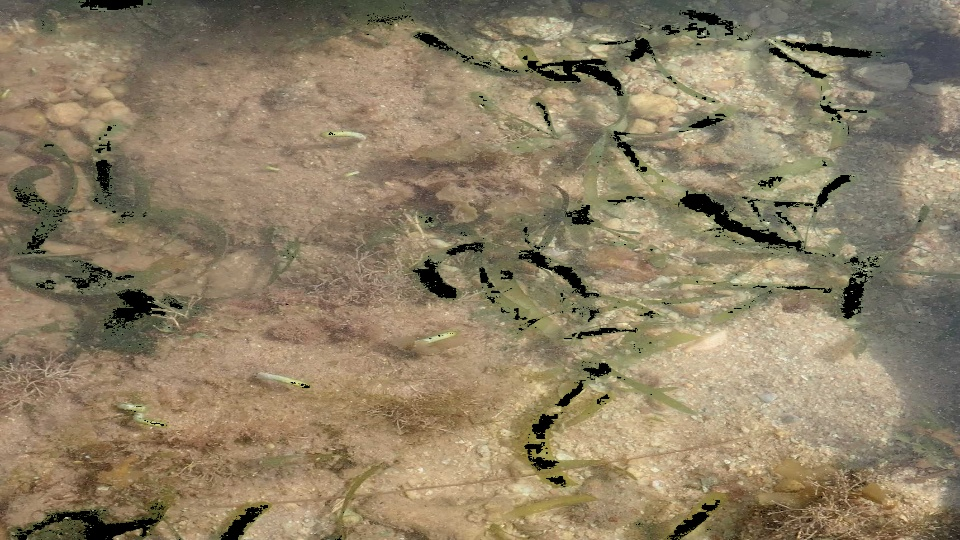
#> input picture seagrass/images/savedImage1(3.46%).jpg, 960 x 540 px
$ python seagrassCounter_v2.py --image 'images/savedImage1(3.46%).jpg'
#> lines starting #> are read from the running program, lines starting #| are printed output that depends on the picture; after the words box and inside, x2 and y2 are one past the last pixel; in counts of white or black regions, pixels touching at a corner belong together
import cv2
import argparse
import os
import sys
import math
import warnings
import numpy as np
import copy

#ignore divide by zero warnings in isSeagrass()
warnings.filterwarnings("ignore")
ap = argparse.ArgumentParser()
ap.add_argument("-i", "--image", required = True, help = "Path to the image")
args = vars(ap.parse_args())

def main():
    seagrassPixels = 0
    #read image as (blue,green,red) values
    img = cv2.imread(args["image"],1)
#> img is the input picture: shape (540, 960, 3); mean B, G, R 101.6, 127.4, 141.5
    blue = img[:,:,0]
    green = img[:,:,1]
    red = img[:,:,2]
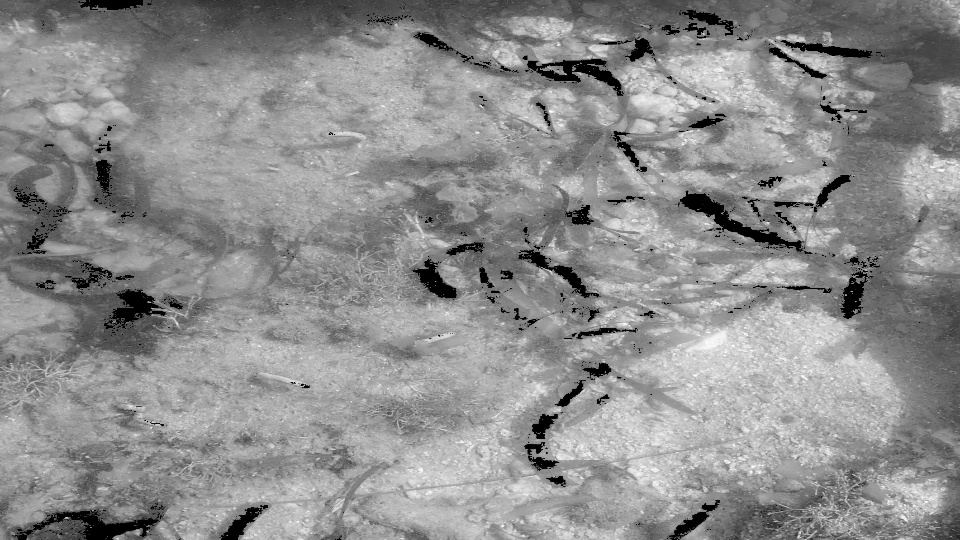
#> red: shape (540, 960); min 0, max 255, mean 141.5
    rgb = blue+red+green
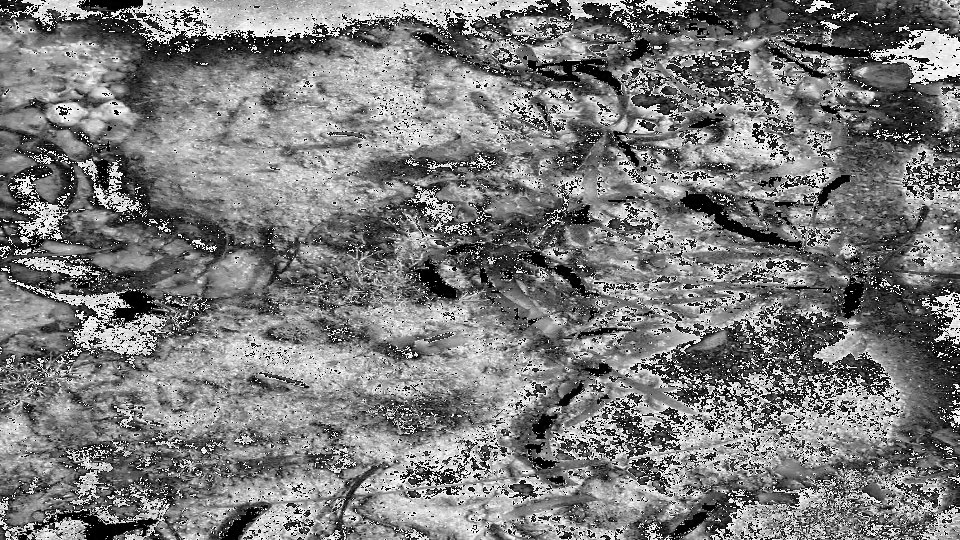
#> rgb: shape (540, 960); min 0, max 255, mean 122.8
    b = blue / rgb
    r = red / rgb
    g = green / rgb
    ExG = 2*g - r -b
    part1 =r**0.667
    part2 = b**0.333
    denominator = part1*part2
    VEG = g/denominator
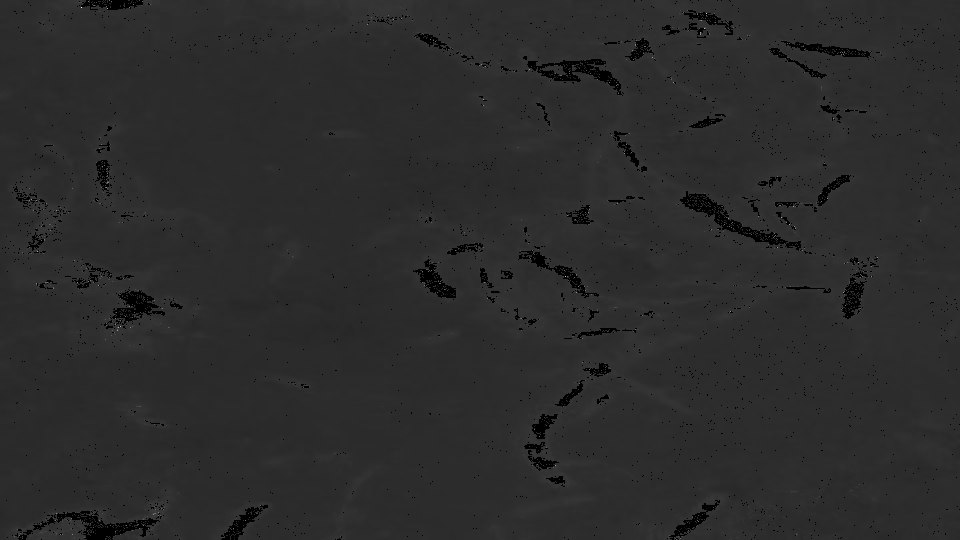
#> VEG: shape (540, 960) float64; 2.93% of the values are NaN or infinite; the others: min 0, max 5.67, mean 1.01; drawn with min black, max white, NaN and infinite black
    CIVE = 0.441*r - 0.881*g + 0.385*b + 18.78745
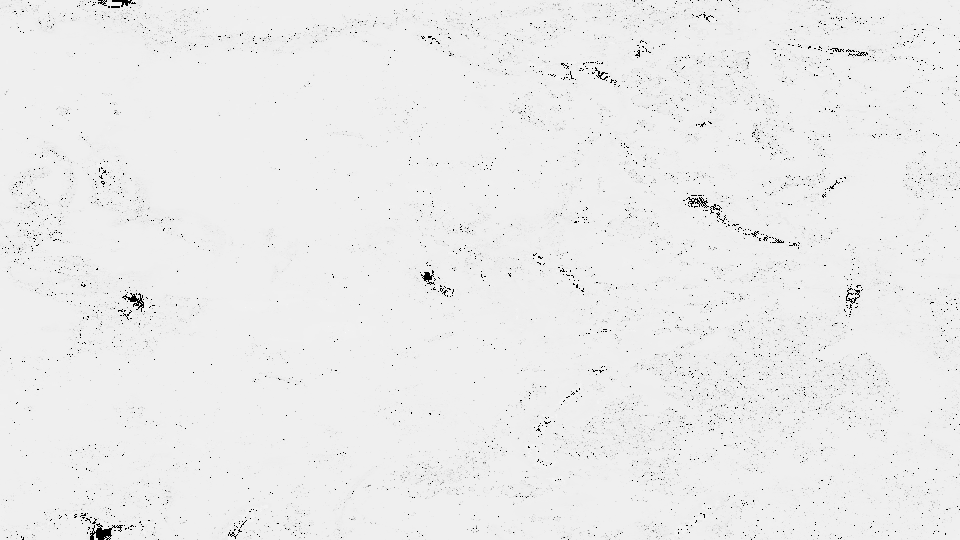
#> CIVE: shape (540, 960) float64; 0.69% of the values are NaN or infinite; the others: min -12.62, max 20.73, mean 18.54; drawn with min black, max white, NaN and infinite black
    COM2 = 0.36*ExG + 0.47*CIVE + 0.17*VEG
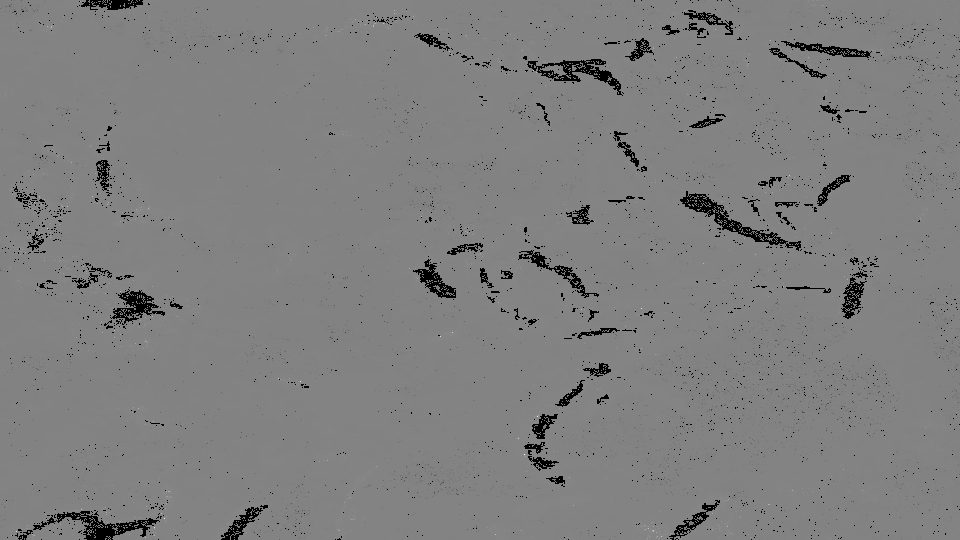
#> COM2: shape (540, 960) float64; 2.93% of the values are NaN or infinite; the others: min 2.47, max 15.14, mean 8.99; drawn with min black, max white, NaN and infinite black
    threshold = COM2 > 9
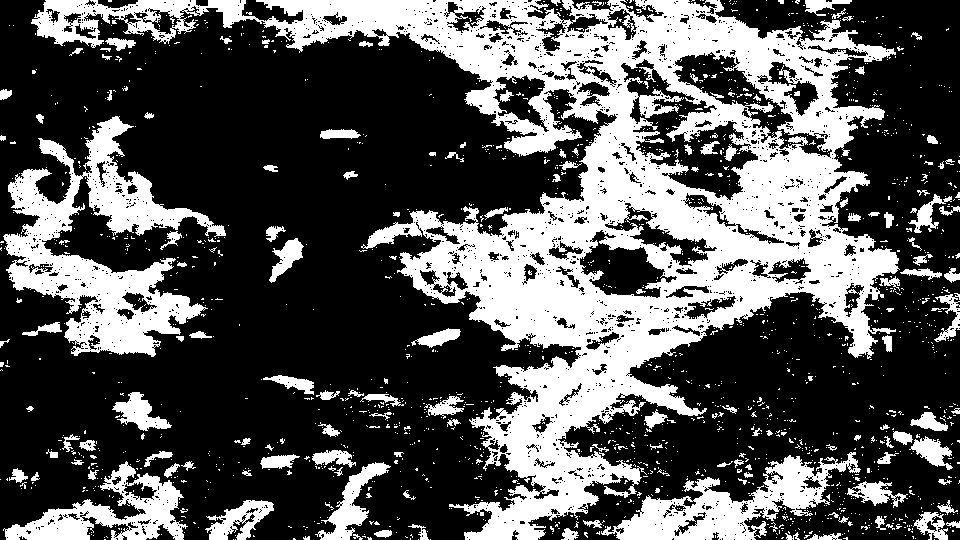
#> threshold: shape (540, 960) bool; 33.8% white; 1741 white regions (1593 under 20 px), largest, box (x1, y1, x2, y2) and area: (31, 0, 900, 540) 118810, (3, 116, 226, 357) 19139, (601, 452, 861, 540) 8314
    retR = red * threshold
    retG = green * threshold
    retB = blue * threshold
    retImage = copy.deepcopy(img)
    retImage[:,:,0] = retB
    retImage[:,:,1] = retG
    retImage[:,:,2] = retR
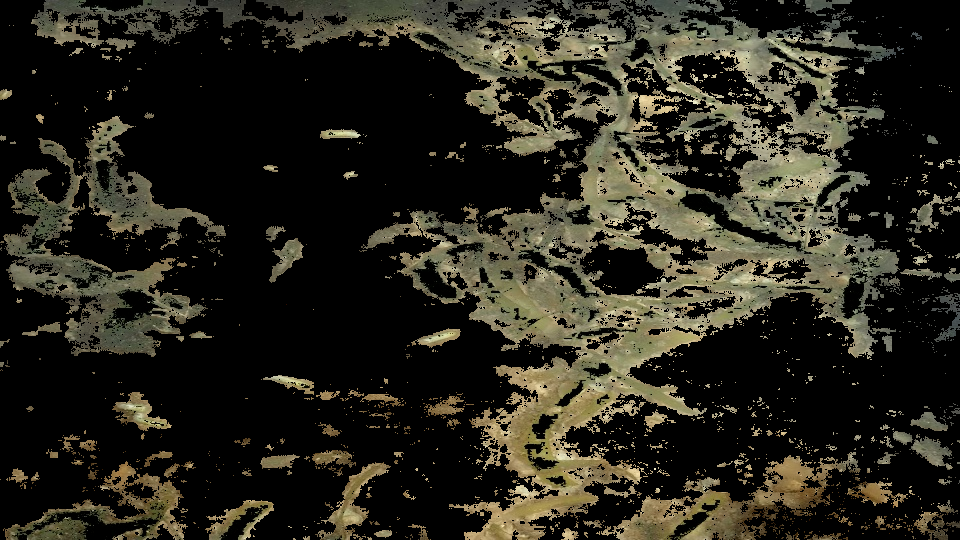
#> retImage: shape (540, 960, 3); mean B, G, R 30, 39.8, 41.9

    pixels = np.sum(threshold)
#> pixels = 175435
    h, w, c = img.shape
#> h = 540; w = 960; c = 3
    totalPixel = h*w
#> totalPixel = 518400
    percentage = round(pixels*100/totalPixel,2)
#> percentage = 33.84
    percentageString = "Percentage of seagrass is "+str(percentage)+"%"
#> percentageString = 'Percentage of seagrass is 33.84%'
    print(percentageString)
#| Percentage of seagrass is 33.84%
    filename = 'savedImage.jpg'
    newsize = 960*540
    scalefactor = int(math.sqrt(totalPixel/newsize))
#> scalefactor = 1
    if totalPixel > 1000000:
        imS = cv2.resize(retImage, (int(w/scalefactor), int(h/scalefactor)))
        cv2.imwrite(filename, imS)
    else:
        cv2.imwrite(filename, retImage)

if __name__ == "__main__":
    main()

$ run again, on seagrass/images/savedImages2(11.41%).jpg
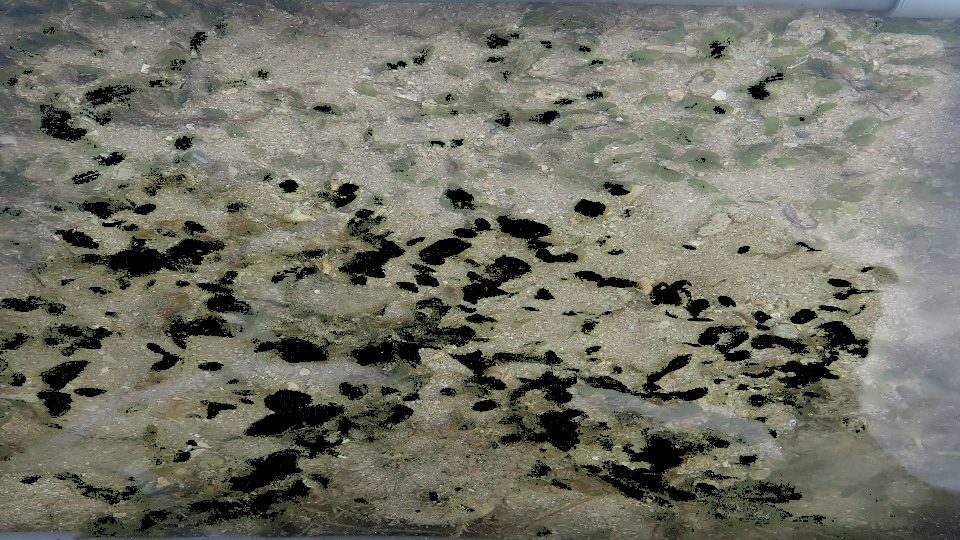
#> input picture seagrass/images/savedImages2(11.41%).jpg, 960 x 540 px
#> in main, img is the input picture: shape (540, 960, 3); mean B, G, R 101.3, 113.6, 112.9
#> in main, `threshold = COM2 > 9`:
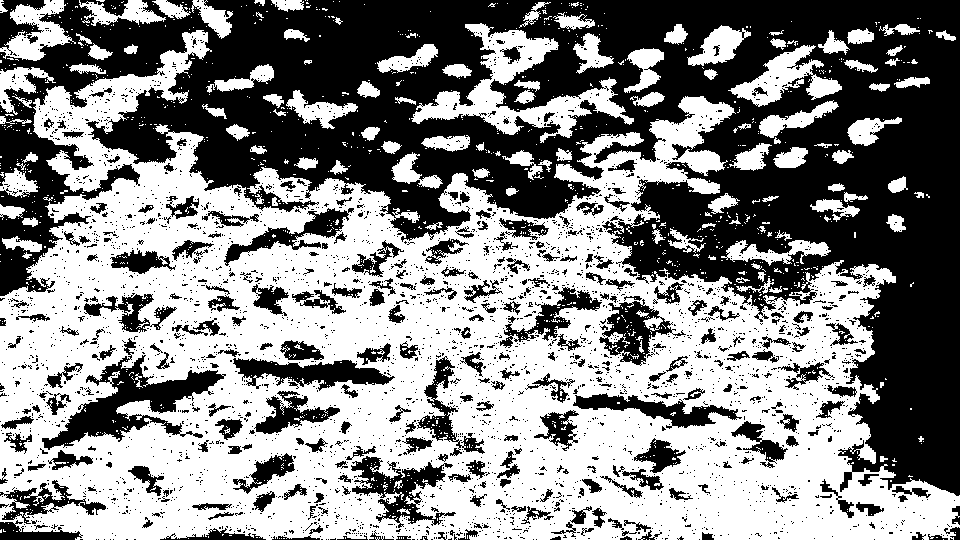
#> threshold: shape (540, 960) bool; 52.8% white; 3422 black regions (3119 under 20 px), largest, box (x1, y1, x2, y2) and area: (0, 0, 960, 496) 179550, (42, 338, 226, 450) 5758, (351, 456, 456, 528) 2734
#> in main, `retImage[:,:,2] = retR`:
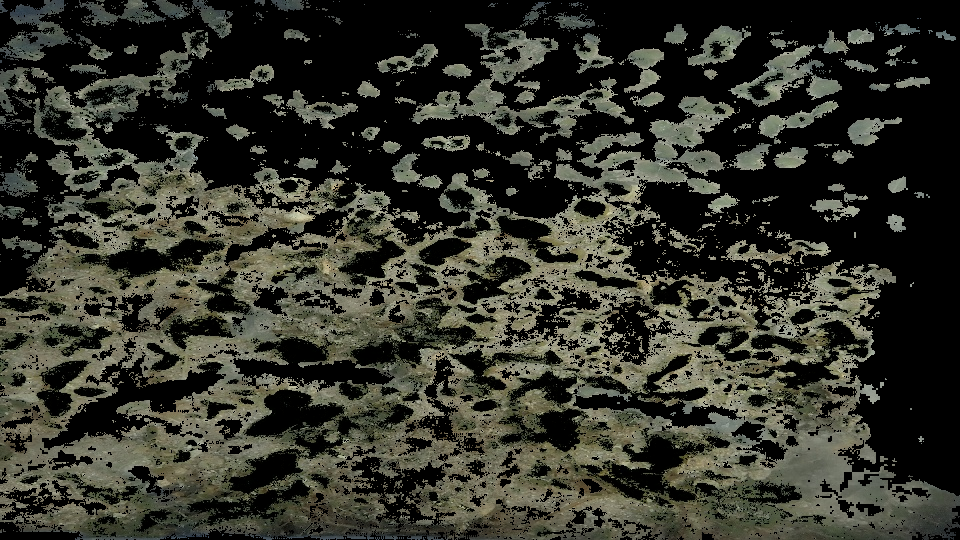
#> retImage: shape (540, 960, 3); mean B, G, R 43.5, 52.5, 51.6
#> pixels = 273673
#> percentage = 52.79
#> percentageString = 'Percentage of seagrass is 52.79%'
#| Percentage of seagrass is 52.79%

$ run again, on seagrass/images/savedImages3(7.14%).jpg
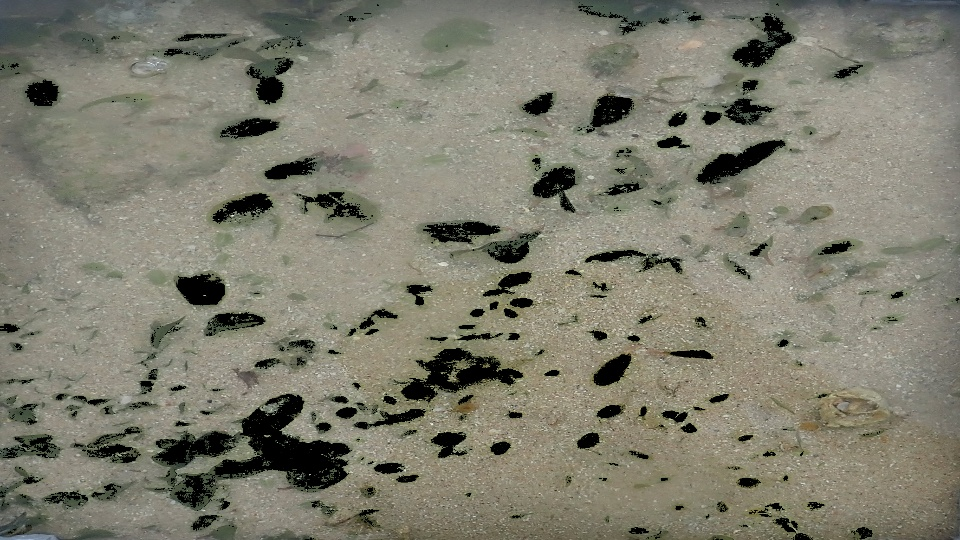
#> input picture seagrass/images/savedImages3(7.14%).jpg, 960 x 540 px
#> in main, img is the input picture: shape (540, 960, 3); mean B, G, R 111.1, 125.5, 126.6
#> in main, `threshold = COM2 > 9`:
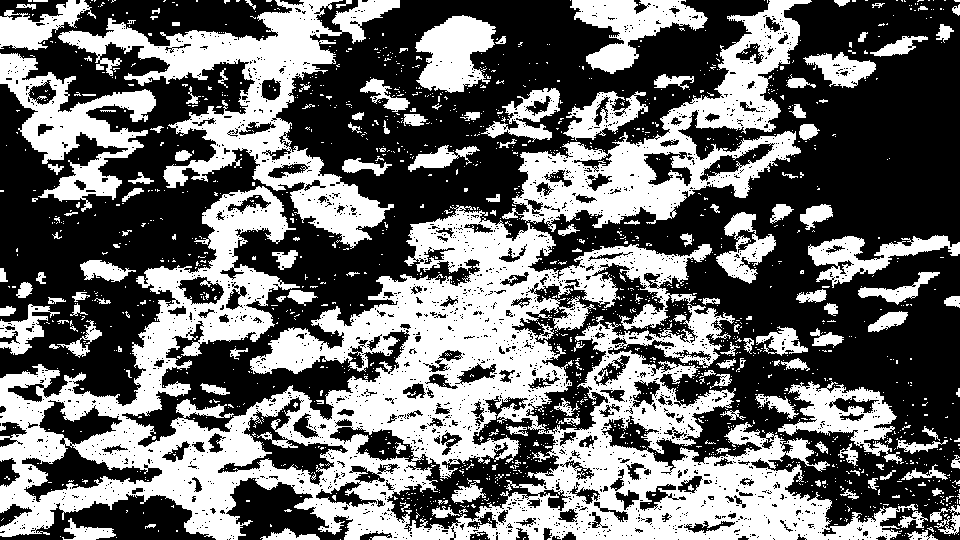
#> threshold: shape (540, 960) bool; 42.3% white; 1725 white regions (1574 under 20 px), largest, box (x1, y1, x2, y2) and area: (0, 186, 918, 540) 119851, (58, 0, 400, 249) 22056, (502, 0, 812, 232) 20053
#> in main, `retImage[:,:,2] = retR`:
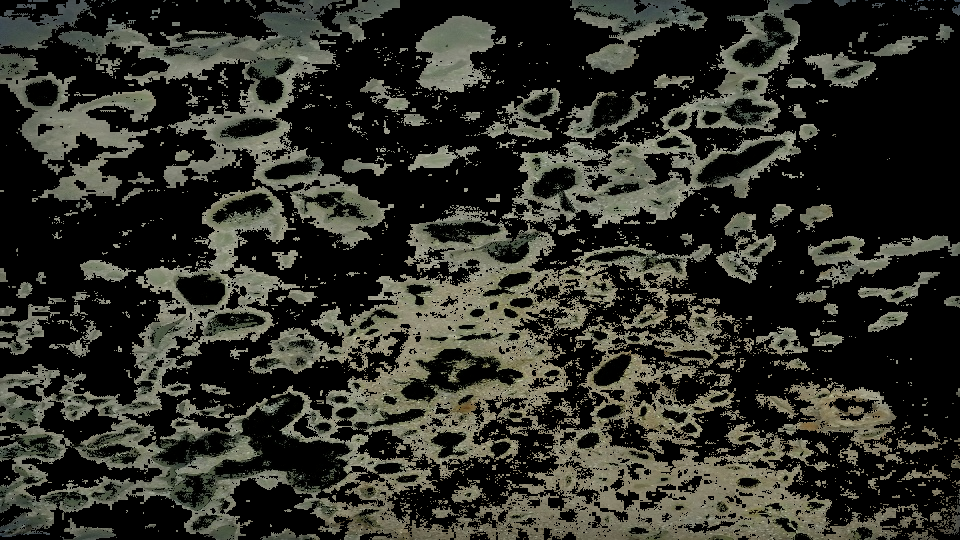
#> retImage: shape (540, 960, 3); mean B, G, R 40.5, 47.7, 47.2
#> pixels = 219139
#> percentage = 42.27
#> percentageString = 'Percentage of seagrass is 42.27%'
#| Percentage of seagrass is 42.27%
